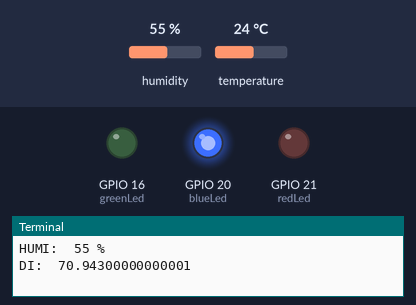
Bench run of a program on a simulated Raspberry Pi (BCM pin numbers). Shown: output pins drawn as LEDs (lit = HIGH), the last lines printed to the terminal. The test bench sets the inputs (shaded band); at power-on: humidity 55 %, temperature 24 °C.

Above: at 1.2 s.
1.3 s: humidity set to 36 %
3.9 s: humidity set to 33 %
At 6.4 s:
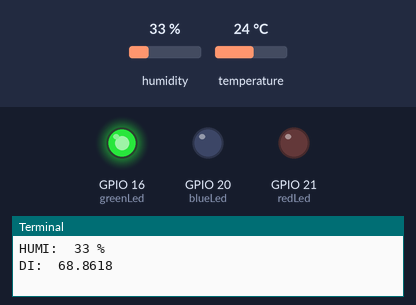
6.7 s: temperature set to 27 °C
At 8.7 s:
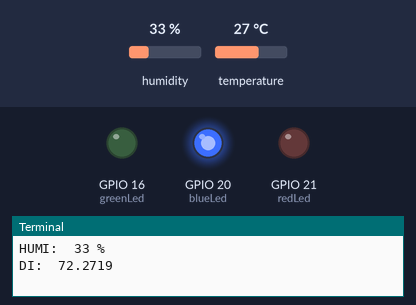
9.2 s: temperature set to 29 °C
11.4 s: temperature set to 32 °C
At 13.9 s:
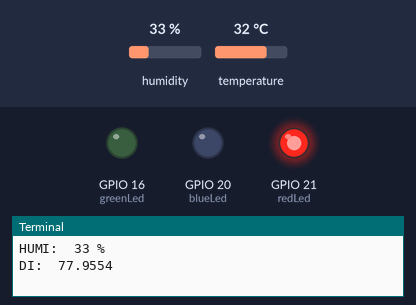
14.2 s: temperature set to 12 °C
At 16.3 s:
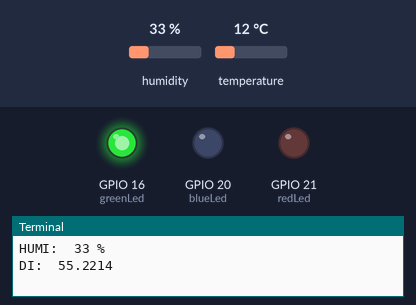
Timing chart, 0 to 17.7 s (numbered marks = the images above; inputs shaded):
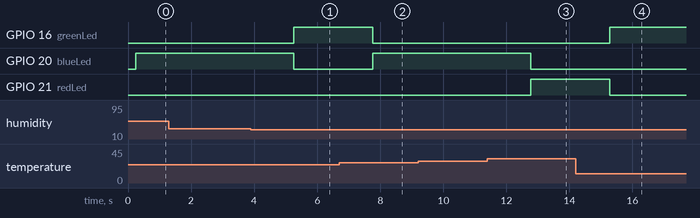

The program:

main10-2-fix.py
```python
import time
import board
import adafruit_dht
import RPi.GPIO as GPIO

dhtDevice = adafruit_dht.DHT11(board.D4)

greenLed = 16
blueLed = 20
redLed = 21

GPIO.setwarnings(False)
GPIO.setmode(GPIO.BCM)
GPIO.setup(greenLed, GPIO.OUT)
GPIO.setup(blueLed, GPIO.OUT)
GPIO.setup(redLed, GPIO.OUT)

try:
    while True:
        humi = dhtDevice.humidity
        temp = dhtDevice.temperature
        di = (1.8 * temp) - (0.55 * (1 - humi / 100.0) * (1.8 * temp - 26)) + 32
        print("TEMP: ", temp, "'C")
        print("HUMI: ", humi, "%")
        print("DI: ", di)
        print("")

        if di <= 69:
            GPIO.output(greenLed, GPIO.HIGH)
            GPIO.output(blueLed, GPIO.LOW)
            GPIO.output(redLed, GPIO.LOW)
        elif (di >= 70) and (di <= 75):
            GPIO.output(greenLed, GPIO.LOW)
            GPIO.output(blueLed, GPIO.HIGH)
            GPIO.output(redLed, GPIO.LOW)
        elif di >= 76:
            GPIO.output(greenLed, GPIO.LOW)
            GPIO.output(blueLed, GPIO.LOW)
            GPIO.output(redLed, GPIO.HIGH)

        time.sleep(1)

except KeyboardInterrupt:
    print("사용자에 의해 프로그램이 종료되었습니다.")

finally:
    GPIO.cleanup()
```

Measured:
- the behaviour switches between 35 and 34 % on humidity (found by bisection; images 0 and 1)
- the behaviour switches between 25 and 26 °C on temperature (found by bisection; images 1 and 2)
- the behaviour switches between 30 and 31 °C on temperature (found by bisection; images 2 and 3)
- after the input at 3.9 s, GPIO 16 (greenLed): LOW → HIGH after 1.4 s; GPIO 20 (blueLed): HIGH → LOW after 1.4 s
- after the input at 6.7 s, GPIO 16 (greenLed): HIGH → LOW after 1.1 s; GPIO 20 (blueLed): LOW → HIGH after 1.1 s
- after the input at 11.4 s, GPIO 20 (blueLed): HIGH → LOW after 1.4 s; GPIO 21 (redLed): LOW → HIGH after 1.4 s
- after the input at 14.2 s, GPIO 16 (greenLed): LOW → HIGH after 1.1 s; GPIO 21 (redLed): HIGH → LOW after 1.1 s
